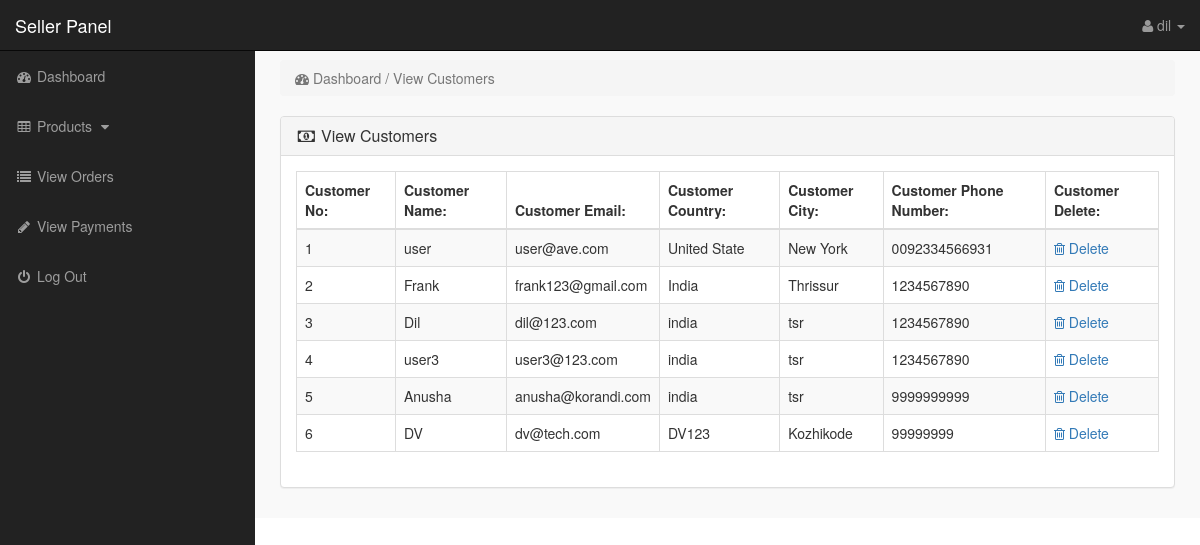
Screenshot of /seller-area/index.php?view_customers (signed in) with the database file from the repository.
### tables this page shows
CREATE TABLE `seller` (
  `Seller_name` varchar(20) NOT NULL,
  `Seller_email` varchar(50) NOT NULL,
  `Seller_pass` varchar(50) NOT NULL,
  `Seller_id` varchar(15) NOT NULL,
  `Seller_city` varchar(15) NOT NULL,
  `Seller_contact` varchar(20) NOT NULL,
  `Seller_address` varchar(100) NOT NULL,
  `confirm` int(11) NOT NULL
);

CREATE TABLE `customers` (
  `customer_id` int(10) NOT NULL,
  `customer_name` varchar(255) NOT NULL,
  `customer_email` varchar(255) NOT NULL,
  `customer_pass` varchar(255) NOT NULL,
  `customer_country` text NOT NULL,
  `customer_city` text NOT NULL,
  `customer_contact` varchar(255) NOT NULL,
  `customer_address` text NOT NULL,
  `customer_image` text NOT NULL,
  `customer_ip` varchar(255) NOT NULL,
  `customer_confirm_code` text NOT NULL
);

### seller-area/view_customers.php (the view)
<?php
if(!isset($_SESSION['seller'])){
echo "<script>window.open('login.php','_self')</script>";
}
else {
?>
<div class="row">
<div class="col-lg-12">
<ol class="breadcrumb">
<li class="active">
<i class="fa fa-dashboard"></i> Dashboard / View Customers
</li>
</ol>
</div>
</div>
<div class="row">
<div class="col-lg-12">
<div class="panel panel-default">
<div class="panel-heading">
<h3 class="panel-title">
<i class="fa fa-money fa-fw"></i> View Customers
</h3>
</div>
<div class="panel-body" >
<div class="table-responsive" >
<table class="table table-bordered table-hover table-striped" >
<thead>
<tr>
<th>Customer No:</th>
<th>Customer Name:</th>
<th>Customer Email:</th>
<th>Customer Country:</th>
<th>Customer City:</th>
<th>Customer Phone Number:</th>
<th>Customer Delete:</th>
</tr>
</thead>
<tbody>
<?php
$i=0;
$get_c = "select * from customers";
$run_c = mysqli_query($con,$get_c);
while($row_c=mysqli_fetch_array($run_c)){
$c_id = $row_c['customer_id'];
$c_name = $row_c['customer_name'];
$c_email = $row_c['customer_email'];
$c_country = $row_c['customer_country'];
$c_city = $row_c['customer_city'];
$c_contact = $row_c['customer_contact'];
$i++;
?>
<tr>
<td><?php echo $i; ?></td>
<td><?php echo $c_name; ?></td>
<td><?php echo $c_email; ?></td>
<td><?php echo $c_country; ?></td>
<td><?php echo $c_city; ?></td>
<td><?php echo $c_contact; ?></td>
<td>
<a href="index.php?customer_delete=<?php echo $c_id; ?>" >
<i class="fa fa-trash-o" ></i> Delete
</a>
</td>
</tr>
<?php } ?>
</tbody>
</table>
</div>
</div>
</div>
</div>
</div>
<?php } ?>

### seller-area/includes/sidebar.php (shortened to what this page needs)
<?php
if(!isset($_SESSION['seller'])){
echo "<script>window.open('login.php','_self')</script>";
}
else {
?>
<nav class="navbar navbar-inverse navbar-fixed-top" >
<div class="navbar-header" >
<a class="navbar-brand" href="index.php?dashboard" >Seller Panel</a>
</div>
<ul class="nav navbar-right top-nav" >
<li class="dropdown" >
<a href="#" class="dropdown-toggle" data-toggle="dropdown" >
<i class="fa fa-user" ></i>
<?php echo $admin_name; ?> <b class="caret" ></b>
</a>
</li>
</ul>
<div class="collapse navbar-collapse navbar-ex1-collapse">
<ul class="nav navbar-nav side-nav">
<li>
<a href="index.php?dashboard">
<i class="fa fa-fw fa-dashboard"></i> Dashboard
</a>
</li>
<li>
<a href="#" data-toggle="collapse" data-target="#products">
<i class="fa fa-fw fa-table"></i> Products
<i class="fa fa-fw fa-caret-down"></i>
</a>
</li>
<li>
<li>
<a href="index.php?view_orders">
<i class="fa fa-fw fa-list"></i> View Orders
</a>
</li>
<li>
<a href="index.php?view_payments">
<i class="fa fa-fw fa-pencil"></i> View Payments
</a>
</li>
<li>
<a href="logout.php">
<i class="fa fa-fw fa-power-off"></i> Log Out
</a>
</li>
</ul>
</div>
</nav>
<?php } ?>

### seller-area/css/style.css (style rules this page uses)
body { margin-top:100px; }
@media (min-width: 768px) { body { margin-top:50px; } }
.top-nav { padding:0 15px; }
.top-nav>li { display:inline-block; float:left; }
.top-nav>li>a { padding-top:15px; padding-bottom:15px; line-height:20px; color:#999; }
@media (min-width: 768px) { .side-nav { position:fixed; top:51px; width:255px; border-radius:0; overflow-y:auto; background-color: #222; bottom:0; overflow-x:hidden; padding-bottom:40px; } }
@media (min-width: 768px) { .side-nav>li>a { width:255px; } }
.panel-body { border-radius:5px; }

### rows the page displays
seller: Seller_name "dil"
customers: customer_name "user", customer_email "user@ave.com", customer_country "United State", customer_city "New York", customer_contact "0092334566931"
customers: customer_name "Frank", customer_email "frank123@gmail.com", customer_country "India", customer_city "Thrissur", customer_contact "1234567890"
customers: customer_name "Dil", customer_email "dil@123.com", customer_country "india", customer_city "tsr", customer_contact "1234567890"
customers: customer_name "user3", customer_email "user3@123.com", customer_country "india", customer_city "tsr", customer_contact "1234567890"
customers: customer_name "Anusha", customer_email "anusha@korandi.com", customer_country "india", customer_city "tsr", customer_contact "9999999999"
customers: customer_name "DV", customer_email "dv@tech.com", customer_country "DV123", customer_city "Kozhikode", customer_contact "99999999"
